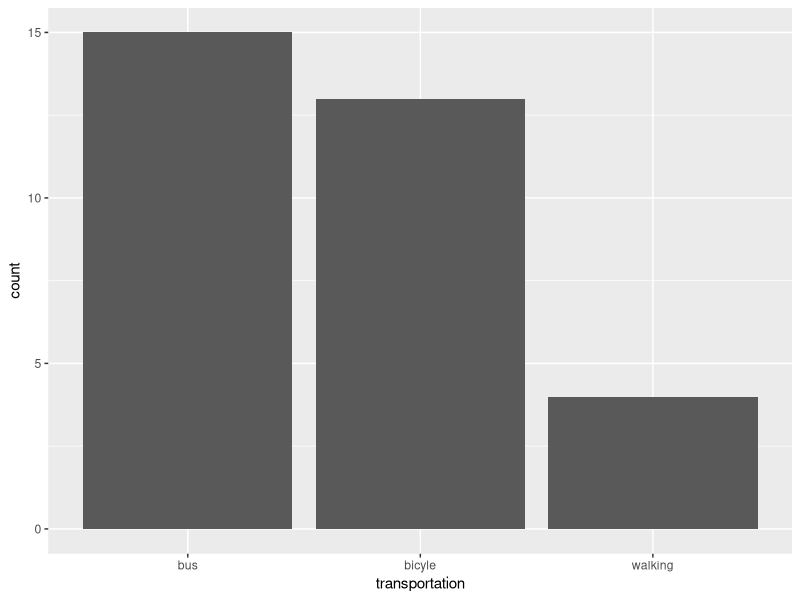
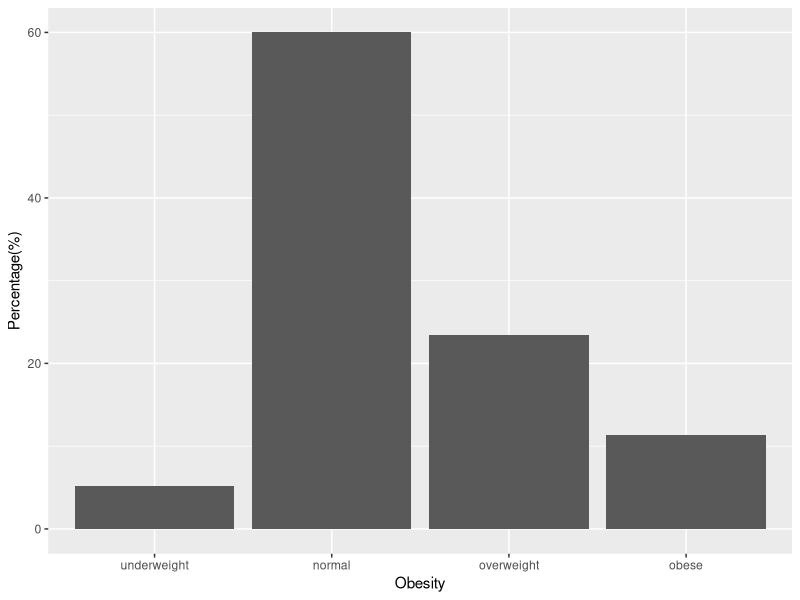
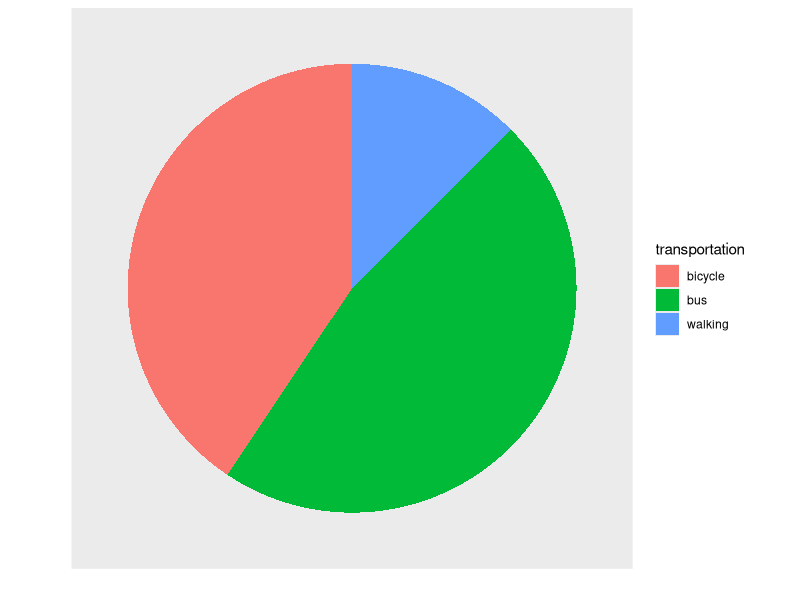

Generate these figures, in order, with R:
library(ggplot2) #load
library(forcats)

transp = c("bicyle", "bus", "bus", "walking", "bus", "bicyle", "bicyle",
          "bus", "bus", "bus", "bicyle", "bus", "bicyle", "bicyle", "walking",
          "bus", "bus", "bicyle", "bicyle", "walking", "walking",
          "bicyle", "bus", "bus", "bus", "bus", "bicyle",
          "bus", "bus", "bicyle", "bicyle", "bicyle")

#frequent distribution
dat1 = data.frame(transp)

ggplot(data = dat1) + 
  geom_bar(mapping = aes(x=fct_infreq(transp))) + 
  xlab('transportation')

# percentage
obesity = factor(c('underweight', 'normal', 'overweight', 'obese'), levels=c('underweight', 'normal', 'overweight', 'obese'))

count = c(6,69,27,13)
perc = count/sum(count) * 100
dat2 = data.frame(obesity, count, perc)

ggplot(data = dat2) + geom_bar(mapping = aes(x = obesity, y = perc), stat = "identity") +
  xlab("Obesity") + ylab("Percentage(%)")

# Pie Chart
table(transp)
dat3 = data.frame(transportation = c("bus", "bicycle", "walking"), count=c(15,13,4))

ggplot(data=dat3) + geom_bar(mapping=aes(x="", y=count, fill=transportation), stat = 'identity') + 
  coord_polar("y", start=0) + xlab('') + ylab('') +
  theme(axis.text=element_blank(),
        axis.ticks=element_blank(),
        panel.grid =element_blank())
